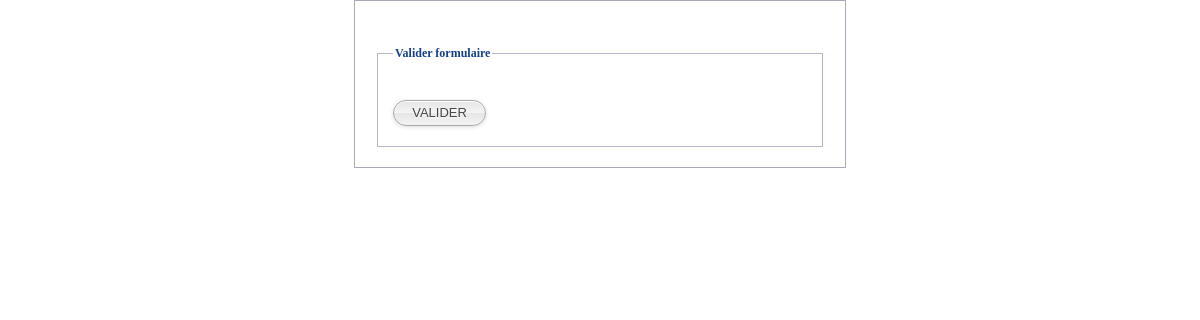
The page /sondages/TEST_72.php on the database as committed earlier.
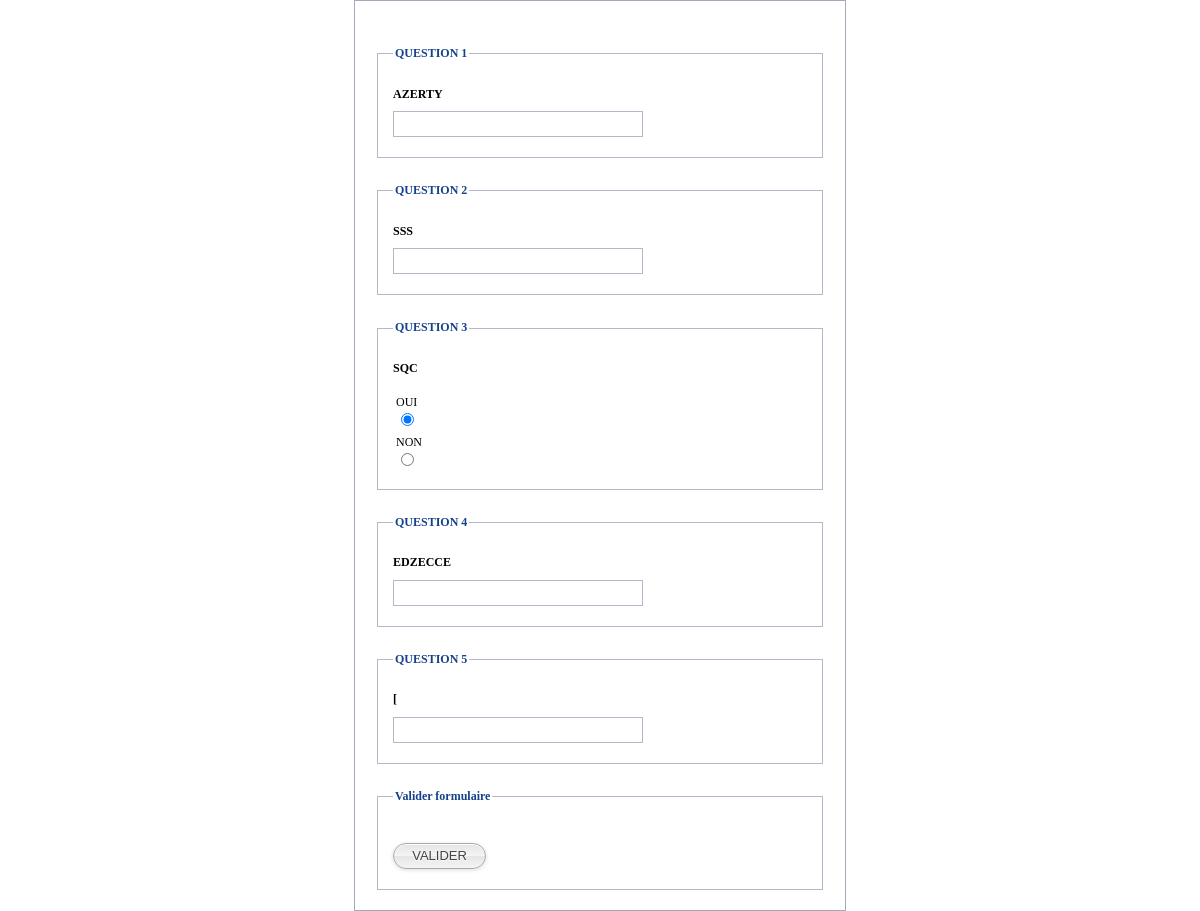
The same page on the database as committed later.
### tables this page shows
CREATE TABLE IF NOT EXISTS `questions` (
  `ID_QUESTION` int(11) NOT NULL AUTO_INCREMENT,
  `ID_SONDAGE` int(11) DEFAULT NULL,
  `LIBELLE_QUESTION` varchar(750) DEFAULT NULL,
  `TYPE_SONDAGE` tinyint(1) DEFAULT NULL,
  PRIMARY KEY (`ID_QUESTION`),
  KEY `ce_questions_sondage` (`ID_SONDAGE`)
);

### models/Connexion.php (called while the page is built, shortened)
<?php
class Connexion {
    private static $instance;
    public static function seConnecter($pilote, $host, $database, $user, $mdp) {
        if (!isset(self::$instance)) {
            self::$instance = new $classe($pilote, $host, $database, $user, $mdp);
            try {
                self::$instance = new PDO($pilote . ':host=' . $host . ';dbname=' . $database, $user, $mdp);
                self::$instance->setAttribute(PDO::ATTR_ERRMODE, PDO::ERRMODE_EXCEPTION);
                self::$instance->exec("SET NAMES 'UTF8'");
            } catch (Exception $e) {
                $e->getMessage();
            }
        }
        return self::$instance;
    }
}
?>

### models/Questions.php (called while the page is built, shortened)
<?php
class Questions {
    private $libelle;
    private $type;
    function __construct($id = "", $libelle = "", $type = "") {
        $this->libelle = $libelle;
        $this->type = $type;
    }
    public function getLibelle() {
        return $this->libelle;
    }
    public function getType() {
        return $this->type;
    }
}
?>

### controllers/CreerURLSondageController.php (the view, shortened to what this page needs)
<?php
require_once '../models/Connexion.php';
require_once '../models/Questions.php';
class CreerURLSondageController{
    private $id;
    private $mesQuestions = array();
    private $cnx;
    private $nomFichier;
    function __construct($nomFichier) {
        $this->nomFichier = $nomFichier;
        $tampon = explode("_", $nomFichier);
        $this->id = $tampon[1];
        $this->cnx = Connexion::seConnecter("mysql", "localhost", "sondage", "root", "");
        $this->mesQuestions = $this->getQuestions();
    }
    private function getClotureSondage() {
        $requete = "SELECT STATUT FROM sondage WHERE `ID_SONDAGE` = ?";
        $cmd = $this->cnx->prepare($requete);
        $cmd->bindValue(1, $this->id, PDO::PARAM_INT);
        $cmd->execute();
        foreach($cmd as $enr) {
            $statut = $enr['STATUT'];
        }
        return $statut;
    }
    private function getTypeSondage() {
        $requete = "SELECT TYPE_SONDAGE FROM sondage WHERE `ID_SONDAGE` = ?";
        $cmd = $this->cnx->prepare($requete);
        $cmd->bindValue(1, $this->id, PDO::PARAM_INT);
        $cmd->execute();
        foreach($cmd as $enr) {
            $type = $enr['TYPE_SONDAGE'];
        }
        return $type;
    }
    public function genererSondage() {
        $str = "";
        if($this->getTypeSondage() == 1 && !isset($_SESSION['membre'])) {
            $str .= "Vous devez etre authentifie pour repondre a ce sondage";
        } else {
            if($this->getClotureSondage() == 4) {
                $str .= "SONDAGE CLOTURE";
            } else {
                $str .= "<form id='formID' class='formular' method='post' action='" . $this->nomFichier . ".php'>";
                $numQuestion = 0;
                for ($i = 0; $i < COUNT($this->mesQuestions); $i++) {
                    $numQuestion++;
                    $str .= "<fieldset>";
                    $str .= "<legend>QUESTION " . $numQuestion . "</legend>";
                    $str .= "<label>";
                    $str .= "<span style = 'font-weight:bold';margin-top:10px>" . $this->mesQuestions[$i]->getLibelle() . "</span>";
                    if ($this->mesQuestions[$i]->getType() == 0) {
                        $str .= "<input class='validate[required] text-input' type='text' name='reponse".$i."' id='nom'  />";
                    } else if($this->mesQuestions[$i]->getType() == 2) {
                        $str .= "<input class='validate[required,custom[onlyNumber]] text-input' type='text' name='reponse".$i."'/>";
                    } else {
                        $str .= "<table style='font-size:12px;margin-top:10px'>
                                    <tr>
                                        <td>OUI <input type='radio' name='reponse".$i."' value='OUI' checked='checked'/></td>
                                    </tr>
                                    <tr>
                                        <td>NON <input type='radio' name='reponse".$i."' value='NON'/></td>
                                    </tr>
                                </table>";
                    }
                    $str .= "<label>";
                    $str .= "</fieldset>";
                }
                $str .= "<fieldset>";
                $str .= "<legend>Valider formulaire</legend>";
                $str .= "<input class='rounded gkbutton' type = 'submit' name = 'valider' value = 'VALIDER'>";
                $str .= "</fieldset>";
                $str .= "</form>";
            }
        }
        return $str;
    }
    private function getQuestions() {
        $tabQuestions = array();
        $requete = "SELECT ID_QUESTION, LIBELLE_QUESTION , TYPE_SONDAGE FROM questions WHERE `ID_SONDAGE` = ?";
        $cmd = $this->cnx->prepare($requete);
        $cmd->bindValue(1, $this->id, PDO::PARAM_INT);
        $cmd->execute();
        foreach($cmd as $enr) {
            $question = new Questions($enr['ID_QUESTION'],$enr['LIBELLE_QUESTION'],$enr['TYPE_SONDAGE']);
            array_push($tabQuestions, $question);
        }
        return $tabQuestions;
    }
}
?>

### sondages/TEST_72.php (shortened to what this page needs)
<html>
            <head>
                <link rel='stylesheet' href='../css/template.css' type='text/css' media='screen' title='no title' charset='utf-8' />
                <link rel='stylesheet' href='../css/validationEngine.jquery.css' type='text/css' media='screen' title='no title' charset='utf-8' />
                <link rel='stylesheet' href='../css/style.css' type='text/css' media='screen' title='no title' charset='utf-8' />
                <link href='../css/button.css' rel='stylesheet' type='text/css'>
            </head><?php
require_once '../controllers/CreerURLSondageController.php';
$controller = new CreerURLSondageController("TEST_72");echo $controller->genererSondage();if(isset($_POST["valider"])) { if($controller->verificationChamps()) $controller->validerSondage(); else echo "Veuillez renseigner tous les champs"; }?>

### css/template.css (style rules this page uses)
form.formular { font-family: tahoma, verdana, "sans-serif"; font-size: 12px; padding: 20px; border: 1px solid #A5A8B8; width:450px; margin: 0 auto; }
.formular fieldset { margin-top: 20px; padding : 15px; border: 1px solid #B5B8C8; }
.formular legend { font-size: 12px; color: #15428B; font-weight: 900; }
.formular fieldset label { float: none; text-align: inherit; width: auto; }
.formular label span { color: #000; }
.formular input, .formular select, .formular textarea { display : block; margin-bottom: 5px; }
.formular .text-input { width: 250px; color: #555; padding: 4px; border: 1px solid #B5B8C8; font-size: 14px; margin-top: 4px; background: #FFF url('/img/form/text-bg.gif') repeat-x; }

### css/button.css (style rules this page uses)
.gkbutton.rounded { -webkit-border-radius:15px!important; -moz-border-radius:15px!important; border-radius:15px!important; margin-top : 18px; }
.gkbutton { position: relative; z-index: 1;overflow: visible; padding: 0.35em 1.4em 0.35em 1.4em; border: 1px solid #AAA; text-decoration: none; text-align: center;font: 13px Helvetica, verdana, arial, sans-serif; white-space: nowrap; cursor: pointer; outline: none;color: #444; text-shadow: white 0 1px 2px;background: #e5e5e5; background: -moz-linear-gradient(top, #e5e5e5 0%, #f4f4f4 49%, #e5e5e5 50%, #f4f4f4 100%); background: -webkit-gradient(linear, left top, left bottom, color-stop(0%,#e5e5e5), color-stop(49%,#f4f4f4), color-stop(50%,#e5e5e5), color-stop(100%,#f4f4f4)); background: -webkit-linear-gradient(top, #e5e5e5 0%,#f4f4f4 49%,#e5e5e5 50%,#f4f4f4 100%); background: -o-linear-gradient(top, #e5e5e5 0%,#f4f4f4 49%,#e5e5e5 50%,#f4f4f4 100%); background: -ms-linear-gradient(top, #e5e5e5 0%,#f4f4f4 49%,#e5e5e5 50%,#f4f4f4 100%); filter: progid:DXImageTransform.Microsoft.gradient( startColorstr='#e5e5e5', endColorstr='#f4f4f4',GradientType=0 ); background: linear-gradient(top, #e5e5e5 0%,#f4f4f4 49%,#e5e5e5 50%,#f4f4f4 100%); transition: .3s ease-in-out;-webkit-transition: .3s ease-in-out; -moz-transition: .3s ease-in-out; -webkit-box-shadow: 0 1px 4px #ddd, inset 0 1px 0 #fff;-moz-box-shadow: 0 1px 4px #ddd, inset 0 1px 0 #fff;box-shadow: 0 1px 4px #ddd, inset 0 1px 0 #fff;-webkit-border-radius:3px; -moz-border-radius:3px; border-radius:3px; }

Rows that differ between the two databases and show on the page:
added questions: LIBELLE_QUESTION "AZERTY"
added questions: LIBELLE_QUESTION "SSS"
added questions: LIBELLE_QUESTION "SQC"
added questions: LIBELLE_QUESTION "EDZECCE"
added questions: LIBELLE_QUESTION "["
